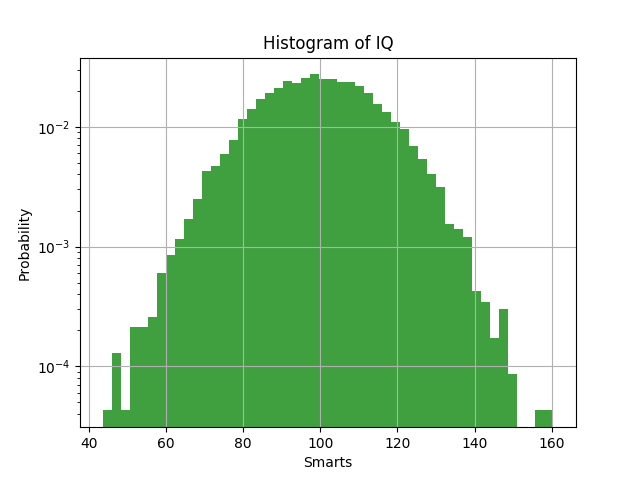

The script that saved this image:
################################################################################################
#	name:	histogram-02.py
#	desc:	histogram simple example
#	date:	2018-07-03
#	Author:	conquistadorjd
################################################################################################
from matplotlib import pyplot as plt
import numpy as np

print('*** Program Started ***')

# Fixing random state for reproducibility
np.random.seed(19680801)

mu, sigma = 100, 15
x = mu + sigma * np.random.randn(10000)

# the histogram of the data
# n, bins, patches = plt.hist(x, 50, density=True, facecolor='g', alpha=0.75)
# plt.hist(x,  bins='auto', density=True, facecolor='g', alpha=0.75) 
plt.hist(x, 50, density=True, facecolor='g', alpha=0.75,cumulative=False,orientation='vertical', log=True) 

plt.xlabel('Smarts')
plt.ylabel('Probability')
plt.title('Histogram of IQ')
# plt.text(60, .025, r'$\mu=100,\ \sigma=15$')
# plt.axis([40, 160, 0, 0.03])
plt.grid(True)

# Saving image
plt.savefig('histogram-02.png')

# In case you dont want to save image but just displya it
plt.show()

print('*** Program ended ***')